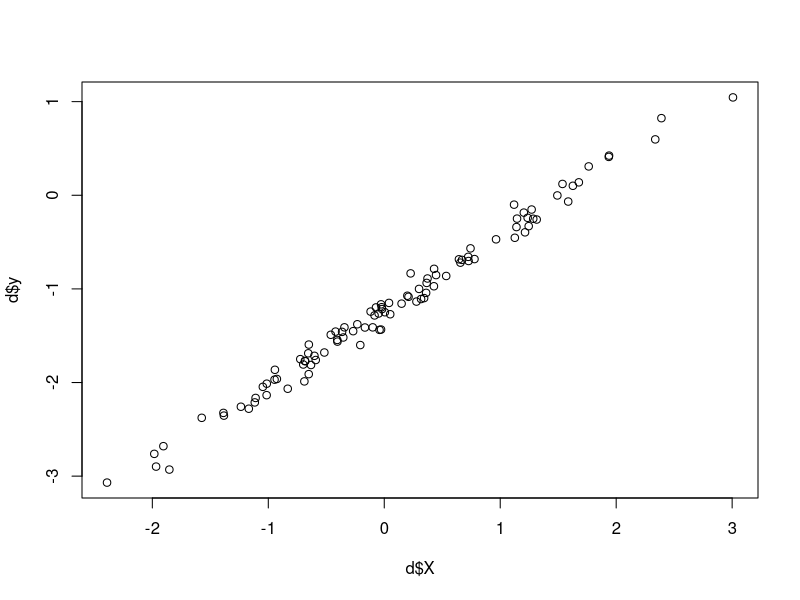
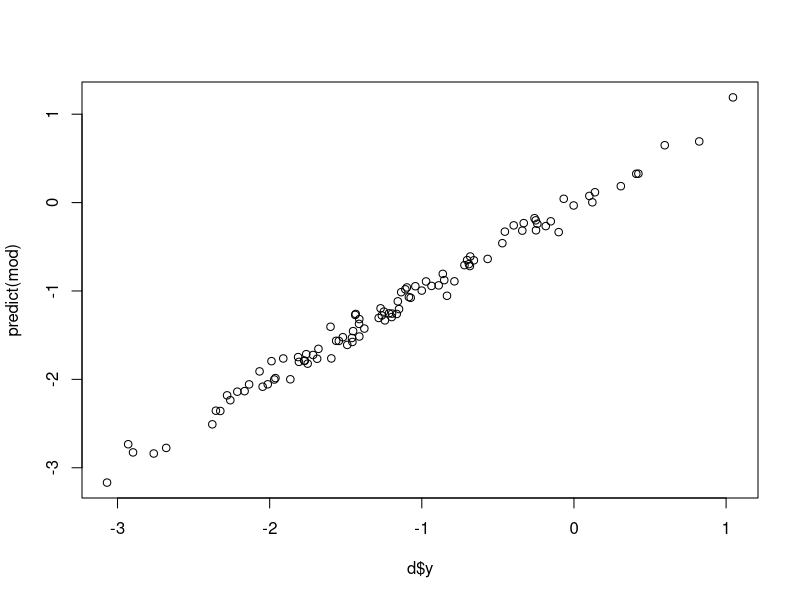
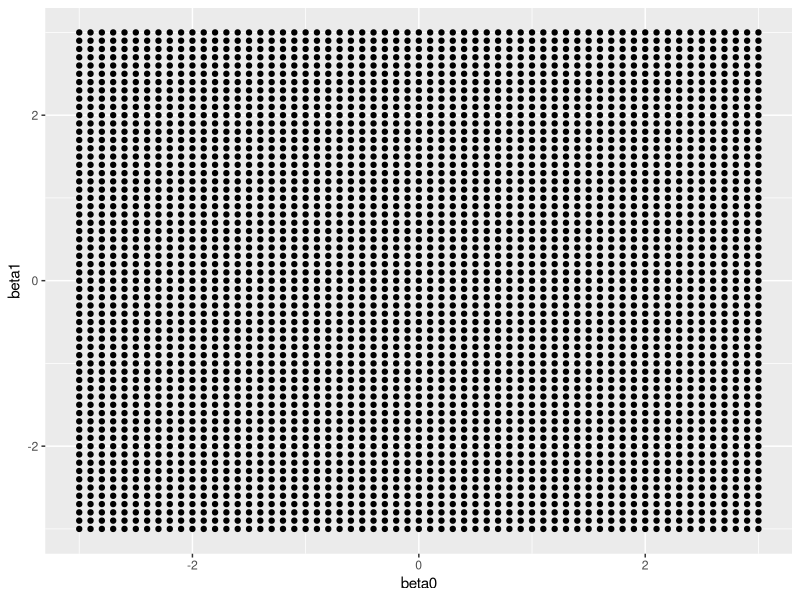
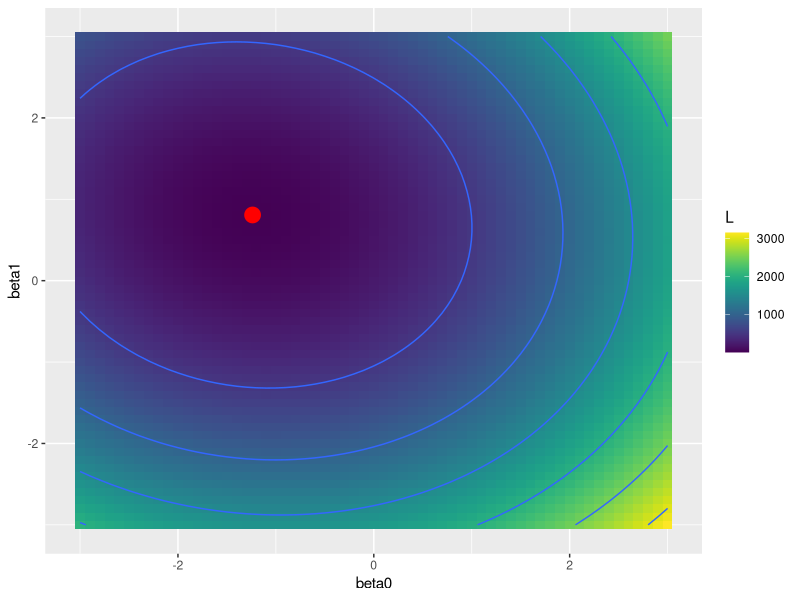
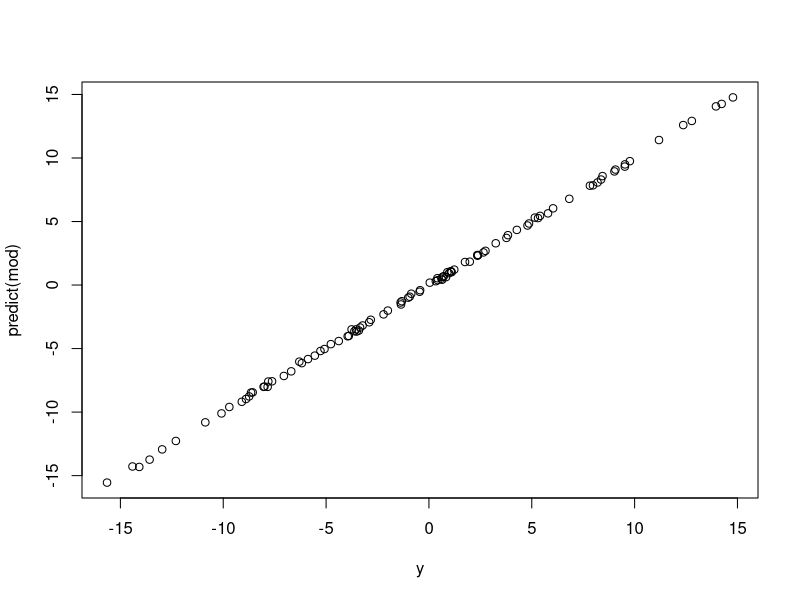
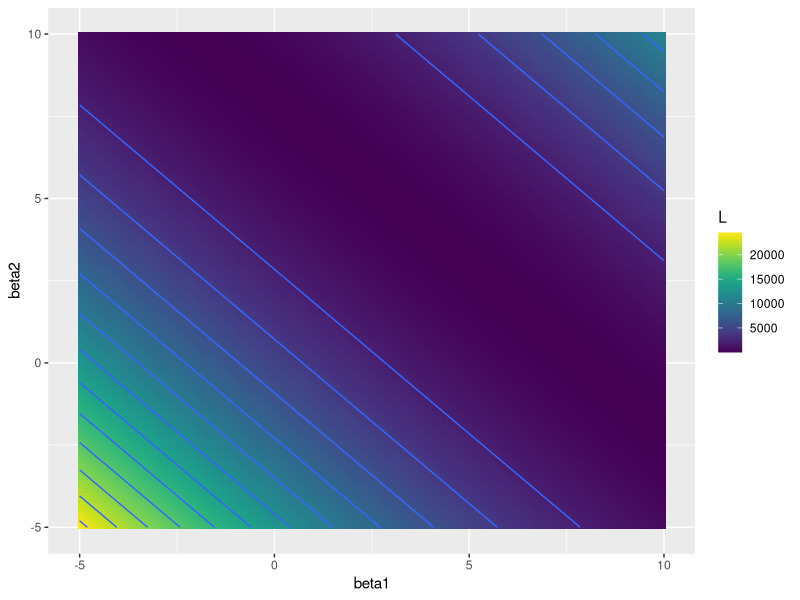
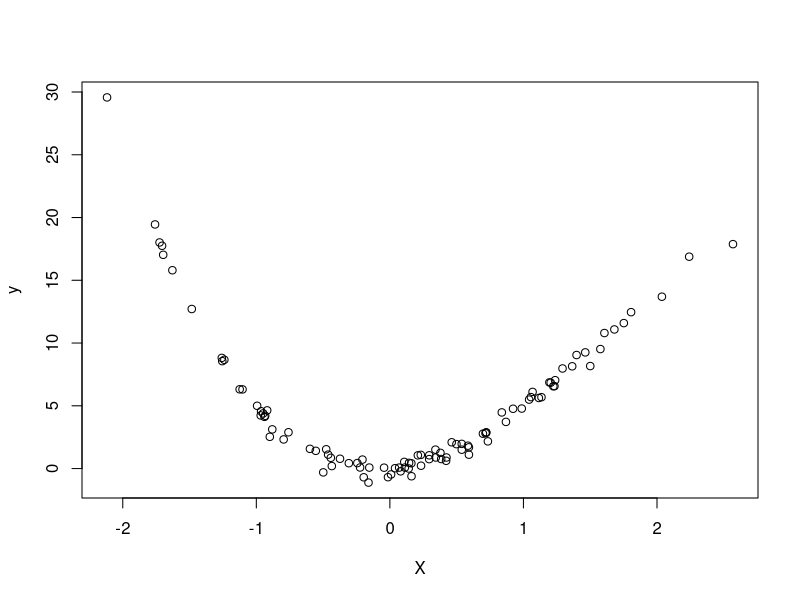
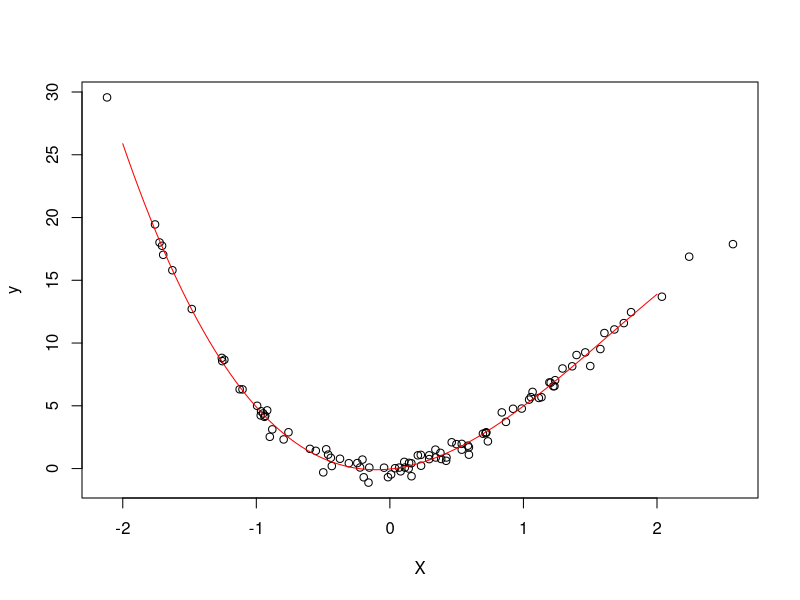

The R source for these figures, in order:
## ---- chunk 1
gen_data = function(N,P,s=1/10){
    X = array(rnorm(N*P),c(N,P))
    beta = array(rnorm(P+1),c(P+1,1))
    epsilon = array(rnorm(N,sd=s),c(N,1))
    y = cbind(1,X)%*%beta + epsilon
    return(list(
        X=X,beta=beta,epsilon=epsilon,y=y
        )
    )
}

d = gen_data(100, 1)
## ---- chunk 2
plot(d$X, d$y)
## ---- chunk 3
head(d$X)
## ---- chunk 4
head(d$beta)
## ---- chunk 5
head(d$y)
## ---- chunk 6
names(d)
## ---- chunk 7
mod = lm(d$y~d$X)
summary(mod)
## ---- chunk 8
mod$coef
## ---- chunk 9
head(predict(mod))
## ---- chunk 10
plot(d$y, predict(mod))
## ---- chunk 11
D = cbind(1, d$X)
head(D)
## ---- chunk 12
beta_hat = solve(t(D)%*%D)%*%t(D)%*%d$y
beta_hat
## ---- chunk 13
L = function(beta){
    sum((d$y-cbind(1,d$X)%*%beta)^2)
}
## ---- chunk 14
beta_grid = expand.grid(beta0=seq(-3,3,by=.1),beta1=seq(-3,3,by=.1))
## ---- chunk 15
head(beta_grid)
## ---- chunk 16
library('ggplot2')
ggplot(data=beta_grid,mapping=aes(x=beta0,y=beta1))+geom_point()
## ---- chunk 17
beta_grid$L = apply(beta_grid,1,L)
## ---- chunk 18
head(beta_grid)
## ---- chunk 19
library('ggplot2')
library('viridis')
## ---- chunk 20
beta_hat_df = data.frame(beta0=beta_hat[1],beta1=beta_hat[2])
## ---- chunk 21
ggplot(data=beta_grid,mapping=aes(x=beta0,y=beta1,fill=L,z=L))+geom_tile()+
    scale_fill_viridis()+geom_contour()+
    geom_point(data=beta_hat_df,mapping=aes(x=beta0,y=beta1),inherit.aes=FALSE,color='red',size=5)
## ---- chunk 22
library('palmerpenguins')
## ---- chunk 23
penguins = penguins[complete.cases(penguins),]
## ---- chunk 24
head(penguins[sample(nrow(penguins)),])
## ---- chunk 25
mod = lm(flipper_length_mm~bill_length_mm+species,data=penguins)
summary(penguins)
## ---- chunk 26
summary(mod)
## ---- chunk 27
D = model.matrix(~bill_length_mm+species,data=penguins)
head(D[sample(nrow(D)),])
## ---- chunk 28
y = penguins$flipper_length_mm
y = array(y,c(length(y),1))
head(y)
## ---- chunk 29
beta_hat = solve(t(D)%*%D)%*%t(D)%*%y
beta_hat
## ---- chunk 30
coef(mod)
## ---- chunk 31
d = gen_data(100, 200)
dim(d$X)
## ---- chunk 32
mod = lm(d$y~d$X)
summary(mod)
## ---- chunk 33
tail(coef(mod))
## ---- chunk 34
D = model.matrix(mod)
D[1:5,1:5]
## ---- chunk 35
# singular
# solve(t(D)%*%D)%*%t(D)%*%d$y
## ---- chunk 36
xx = rnorm(100)
X = cbind(xx,xx)
colnames(X) = c('V1','V2')
head(X)
## ---- chunk 37
true_beta = array(c(3,5),c(2,1))
true_beta
## ---- chunk 38
y = X %*% true_beta + rnorm(100,sd=1/10)
mod = lm(y~X)
summary(mod)
## ---- chunk 39
plot(y,predict(mod))
## ---- chunk 40
#singular
D = cbind(1,X)
# beta_hat = solve(t(D)%*%D)%*%t(D)%*%y
## ---- chunk 41
L = function(beta){
    sum((y-X%*%beta)^2)
}
beta_grid = expand.grid(beta1=seq(-5,10,by=.1),beta2=seq(-5,10,by=.1))
beta_grid$L = apply(beta_grid,1,L)
## ---- chunk 42
ggplot(data=beta_grid,mapping=aes(x=beta1,y=beta2,fill=L,z=L))+geom_tile()+
    scale_fill_viridis()+geom_contour()
## ---- chunk 43
N = 100 
P = 1
X = array(rnorm(N*P),c(N,P))
## ---- chunk 44
y = X + 5*X^2 - X^3 + rnorm(100,0,.5)
plot(X,y)
## ---- chunk 45
D = cbind(1,X,X^2,X^3)
head(D)
## ---- chunk 46
beta_hat = solve(t(D)%*%D)%*%t(D)%*%y
beta_hat
## ---- chunk 47
xp = seq(-2,2,length.out=100)
Dp = cbind(1,xp,xp^2,xp^3)
y_pred = Dp%*%beta_hat
## ---- chunk 48
plot(X,y)
lines(xp,y_pred,col='red')
## ---- chunk 49
#install.packages('MASS')
## ---- chunk 50
library('MASS')
## ---- chunk 51
data(Boston)
## ---- chunk 52
dim(Boston)
## ---- chunk 53
Boston[1:5,]
## ---- chunk 54
?Boston
## ---- chunk 55
plot(log(Boston$crim),log(Boston$medv))
## ---- chunk 56
mod = lm(medv~crim,data=Boston)
mod
## ---- chunk 57
summary(mod)
## ---- chunk 58
mod$coef
## ---- chunk 59
plot(Boston$crim,Boston$medv)
abline(coef=mod$coef)
## ---- chunk 60
X = array(Boston$crim,c(506,1))
X = cbind(1,X)
X
## ---- chunk 61
y = array(Boston$medv,c(506,1))
## ---- chunk 62
beta_hat = ginv(t(X)%*%X)%*%t(X)%*%y
## ---- chunk 63
beta_hat
## ---- chunk 64
y_hat_mod = predict(mod)
head(y_hat_mod)
## ---- chunk 65
y_hat = X%*%beta_hat
## ---- chunk 66
head(y_hat)
## ---- chunk 67
plot(Boston$medv,y_hat)
## ---- chunk 68
library('MASS')
data(Boston)
## ---- chunk 69
?Boston
## ---- chunk 70
mod = lm(medv~crim,data=Boston)
summary(mod)
## ---- chunk 71
y_hat = predict(mod)
plot(Boston$crim,y_hat)
## ---- chunk 72
plot(Boston$crim,Boston$medv)
abline(coef=coef(mod),col='red')
## ---- chunk 73
plot(log(Boston$crim),log(Boston$medv))
## ---- chunk 74
mod2 = lm(log(medv)~log(crim),data=Boston)
## ---- chunk 75
summary(mod2)
## ---- chunk 76
plot(log(Boston$crim),log(Boston$medv))
abline(coef=coef(mod2),col='red')
## ---- chunk 77
plot(log(Boston$crim),log(Boston$medv))
## ---- chunk 78
logmedv = array(log(Boston$medv),c(506,1))
transf_crim = log(Boston$crim)
## ---- chunk 79
mod3 = lm(logmedv~transf_crim)
summary(mod3)
## ---- chunk 80
X = model.matrix(mod3)
head(X)
## ---- chunk 81
head(log(Boston$crim))
## ---- chunk 82
beta_hat = ginv(t(X)%*%X)%*%t(X)%*%logmedv
## ---- chunk 83
coef(mod3)
## ---- chunk 84
data(birthwt)
## ---- chunk 85
?birthwt
## ---- chunk 86
head(birthwt)
## ---- chunk 87
head(birthwt$race)
## ---- chunk 88
racef = as.factor(birthwt$race)
head(racef)
## ---- chunk 89
levels(racef) = c("White","Black","Other")
## ---- chunk 90
head(racef)
## ---- chunk 91
birthwt$race = racef
mod = lm(bwt~race,data=birthwt)
summary(mod)
## ---- chunk 92
head(model.matrix(mod))
